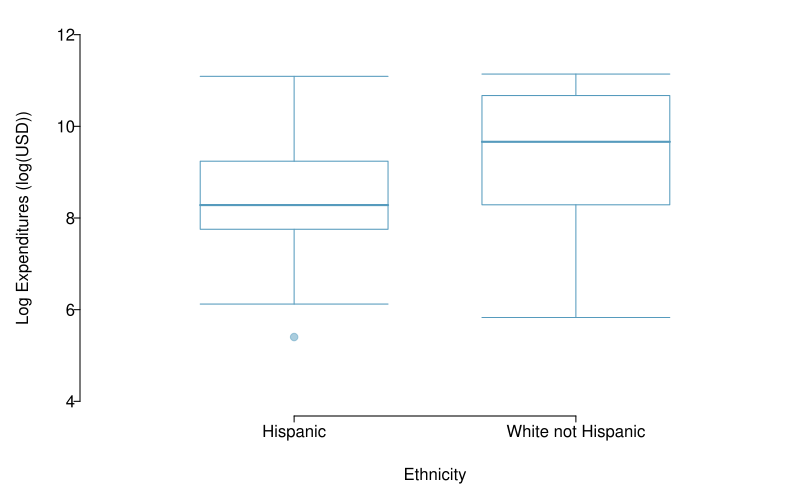

The R source for this figure:
library(openintro)
#data(dds.discr)
data(COL)

dds.hispanics = dds.discr[dds.discr$ethnicity == "Hispanic", ]
dds.white.non.hisp = dds.discr[dds.discr$ethnicity == "White not Hispanic", ]

dds.hisp.white = rbind(dds.hispanics, dds.white.non.hisp)
dds.hisp.white$ethnicity <- droplevels(dds.hisp.white$ethnicity)


myPDF("ddsLogExpEthnicityPlot.pdf", 8, 5,
      mar = c(4.2, 4, 1, 0.5),
      mgp = c(2.4, 0.25, 0),
)

dds.hisp.white$log.expenditures = log(dds.hisp.white$expenditures)


boxPlot(dds.hisp.white$log.expenditures, dds.hisp.white$ethnicity,
        xlab = 'Ethnicity',
        ylab = 'Log Expenditures (log(USD))',
        ylim = c(4, 12),
        pch = 19,
        pchCex = 1,
        lcol = COL[1],
        col = COL[1,3])

dev.off()
